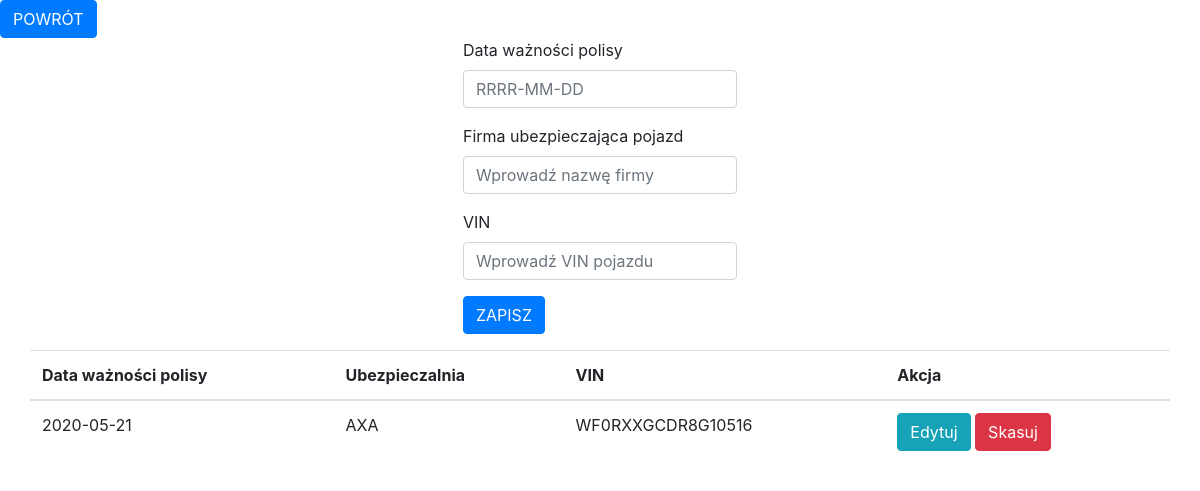
/Aplikacja/polisa_oc.php, run on an earlier commit of the app's database.
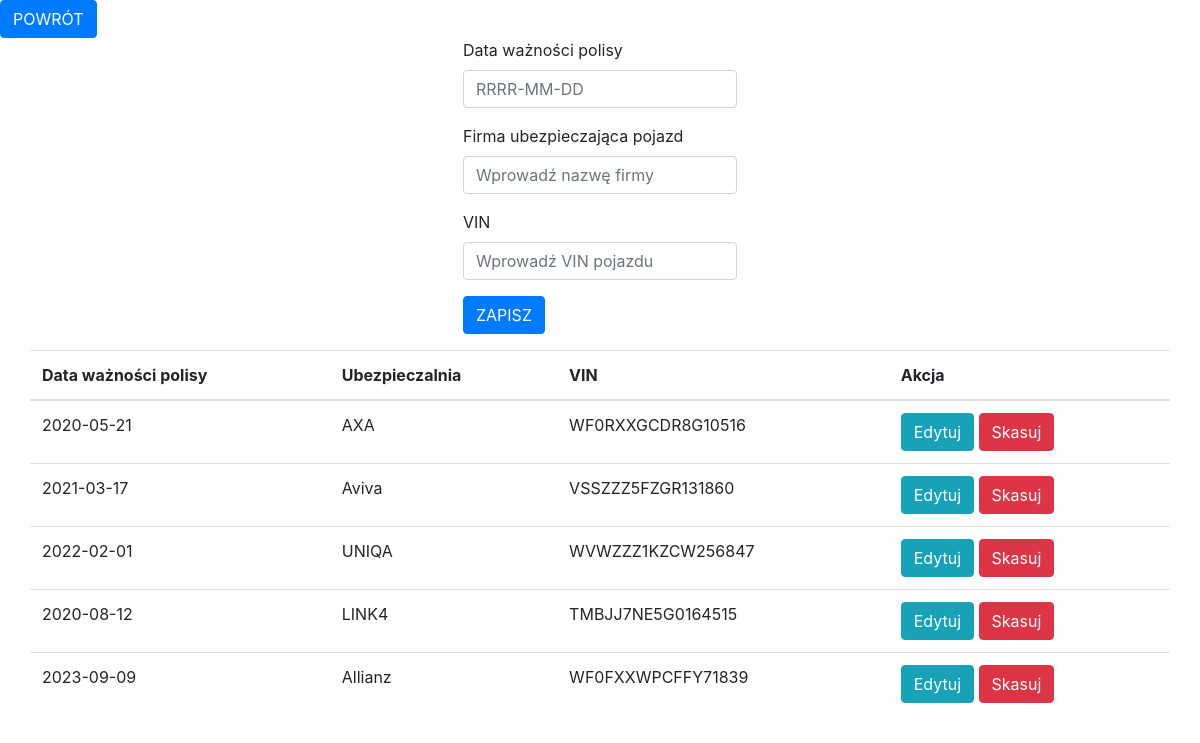
And on a later commit of the database.
### tables this page shows
CREATE TABLE `polisa_oc` (
  `polisa_waznosc` date,
  `firma_ubezp` varchar(20),
  `vin_aut` varchar(17) NOT NULL,
  KEY `vin_do_auta`(`vin_aut`),
  CONSTRAINT `polisa_auta_1` FOREIGN KEY (`vin_aut`) REFERENCES `samochod` (`vin`) ON UPDATE CASCADE
) DEFAULT CHARSET=utf8;

### Aplikacja/polisa_oc-przetwarzanie.php (called while the page is built, shortened)
<?php
$polisa_waznosc = '';
$firma_ubezp = '';
$vin_aut = '';
$update = false;
?>

### Aplikacja/polisa_oc.php (the view, shortened to what this page needs)
<!doctype html>
<html>
	<head>
		<link rel="stylesheet" href="https://stackpath.bootstrapcdn.com/bootstrap/4.5.0/css/bootstrap.min.css">
		</head>
	<body>
		<?php require_once 'polisa_oc-przetwarzanie.php';?>
		<a href="index.php" class="btn btn-primary">POWRÓT</a>
		<div class="row justify-content-center">
		<form action="polisa_oc-przetwarzanie.php" method="POST">
			<div class="form-group">
			<label>Data ważności polisy</label>
			<input type="text" name="polisa_waznosc" class="form-control"
				   value="<?php echo $polisa_waznosc; ?>" placeholder="RRRR-MM-DD">
			</div>
			<div class="form-group">
			<label>Firma ubezpieczająca pojazd</label>
			<input type="text" name="firma_ubezp" class="form-control"
				   value="<?php echo $firma_ubezp; ?>" placeholder="Wprowadź nazwę firmy">
			</div>
			<div class="form-group">
			<label>VIN</label>
			<input type="text" name="vin_aut" class="form-control"
				   value="<?php echo $vin_aut; ?>" placeholder="Wprowadź VIN pojazdu">
			</div>
			<div class="form-group">
			<?php
			if  ($update == true):
			?>
				<button type="submit" class="btn btn-info" name="edytuj">EDYTUJ</button>
			<?php
			else:
			?>
				<button type="submit" class="btn btn-primary" name="zapisz">ZAPISZ</button>
			<?php
			endif;
			?>
			</div>
		</form>
		</div>
		<div class="container">
		<?php
			$link = new mysqli("localhost", "kmindowicz", "xeefae7Ohth7", "kmindowicz_projekt") or
			die(mysqli_error($link));
			$link->query("SET NAMES 'utf8'");
			$link->query("SET CHARACTER SET utf8");
			$link->query("SET SESSION collation_connection = 'utf8_unicode_ci'");
			$tabela = $link->query("SELECT * from polisa_oc") or die($link->error);
		?>
		<div class="row justify-content-center">
			<table class="table">
				<thead>
					<tr>
						<th>Data ważności polisy</th>
						<th>Ubezpieczalnia</th>
						<th>VIN</th>
						<th colspan="2">Akcja</th>
					</tr>
				</thead>
				<?php
					while($rzad = $tabela->fetch_assoc()):
				?>
				<tr>
					<td><?php echo $rzad['polisa_waznosc']; ?></td>
					<td><?php echo $rzad['firma_ubezp']; ?></td>
					<td><?php echo $rzad['vin_aut']; ?></td>
					<td>
						<a href="polisa_oc.php?edit=<?php echo $rzad['id_polisy']; ?>"
						   class="btn btn-info">Edytuj</a>
						<a href="polisa_oc.php?delete=<?php echo $rzad['id_polisy']; ?>"
						   class="btn btn-danger">Skasuj</a>
					</td>
				</tr>
				<?php endwhile; ?>
			</table>
		</div>
		</div>
	</body>
	</html>

What changed in the data, as far as the page shows it:
added polisa_oc: polisa_waznosc "2021-03-17", firma_ubezp "Aviva", vin_aut "VSSZZZ5FZGR131860"
added polisa_oc: polisa_waznosc "2022-02-01", firma_ubezp "UNIQA", vin_aut "WVWZZZ1KZCW256847"
added polisa_oc: polisa_waznosc "2020-08-12", firma_ubezp "LINK4", vin_aut "TMBJJ7NE5G0164515"
added polisa_oc: polisa_waznosc "2023-09-09", firma_ubezp "Allianz", vin_aut "WF0FXXWPCFFY71839"
